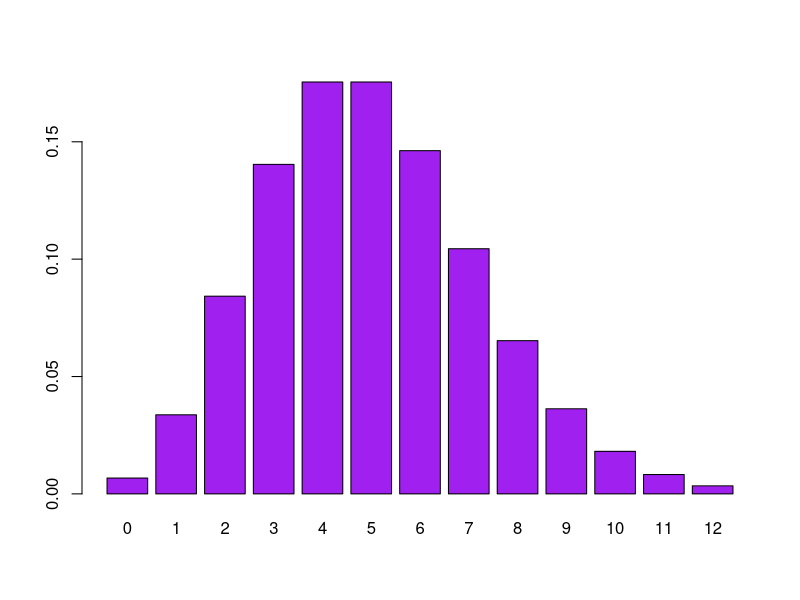
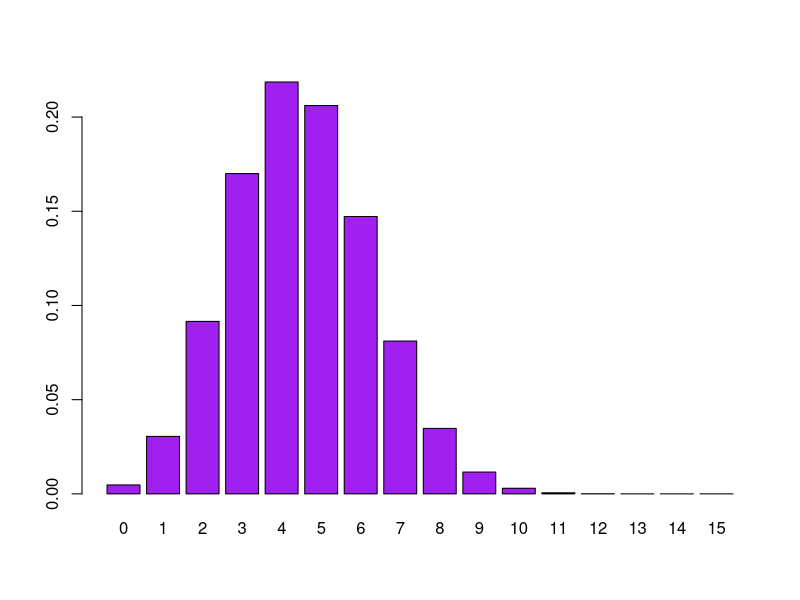
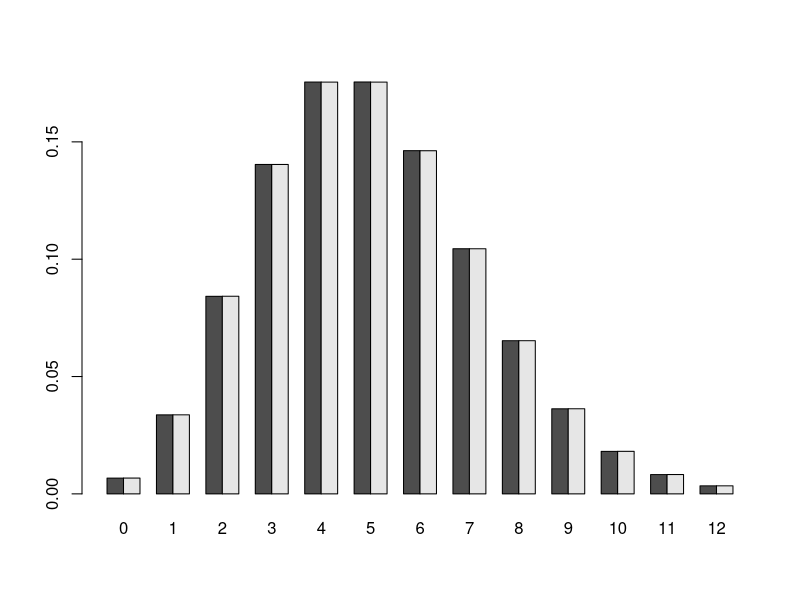

These figures' R source, in order:
## ---- chunk 1
knitr::opts_chunk$set(echo = TRUE)
## ---- chunk 2
dpois(x = 3, lambda = 5)
## ---- chunk 3
dpois(x = 0:12, lambda = 5)
## ---- chunk 4
barplot(dpois(0:12,5), names.arg = 0:12, col = "purple")
## ---- chunk 5
genotype = c("AA","AO","BB","AO","OO")

genotypeF = factor(c(genotype,"Level"))

levels(genotypeF)
## ---- chunk 6
rbinom(15, prob = 0.5, size = 1)

rbinom(15, prob = 0.5, size = 1)

rbinom(15, prob = 0.5, size = 1)
## ---- chunk 7
rbinom(1, prob = 2/3, size = 12)
## ---- chunk 8
rbinom(1, prob = 0.3, size = 15)
rbinom(1, prob = 0.3, size = 15)
rbinom(1, prob = 0.3, size = 15)
rbinom(1, prob = 0.3, size = 15)
rbinom(1, prob = 0.3, size = 15)
rbinom(1, prob = 0.3, size = 15)
rbinom(1, prob = 0.3, size = 15)
rbinom(1, prob = 0.3, size = 15)
rbinom(1, prob = 0.3, size = 15)
rbinom(1, prob = 0.3, size = 15)
## ---- chunk 9

probabilities = dbinom(0:15, prob = 0.3, size = 15)
barplot(probabilities, names.arg = 0:15, col = "purple")
## ---- chunk 10
probabilities = dbinom(0:4, prob = 2/3, size = 4)
round(probabilities, 4)

## ---- chunk 11
n = 4
k = 3
p = 2/3
P = ((factorial(n)/(factorial((n-k))*factorial(k))))*(p^k)*(1-p)^(n-k)
P
## ---- chunk 12

binom = dbinom(0:12, prob = 5*10^(-4), size = 10^4)
poisson = dpois(0:12, (5*10^(-4))*(10^4))

df <- data.frame(binom, poisson)

barplot(t(as.matrix(df)),
        beside = TRUE,
        names.arg = c(0:12),
        )


